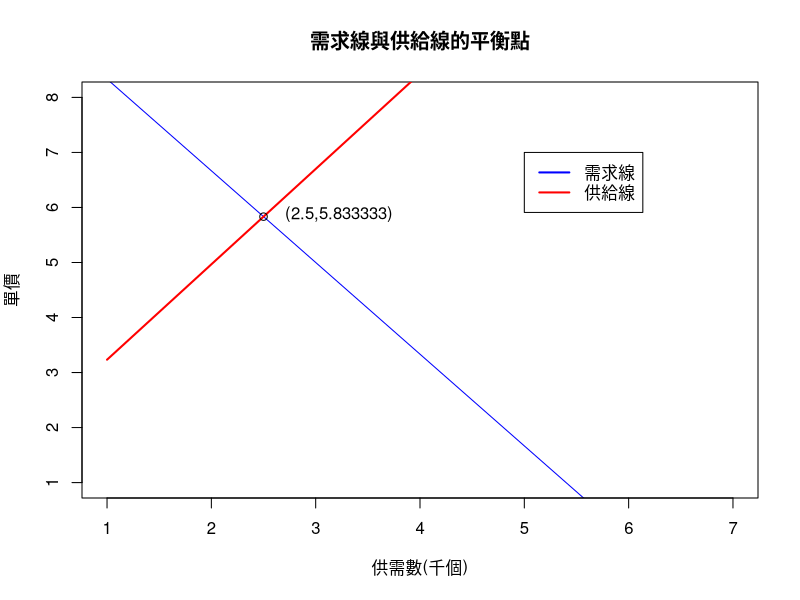

The R source for this figure:
A <- matrix(  # 產生矩陣物件函式
  c(5,3,      # 需求方程式各係數
    52,-30    # 供給方程式各係數
  ),
  nrow = 2,   # 依序排兩列之矩陣
  byrow=TRUE  # 依列排滿換列之順序
)
B <- matrix(  # 同上
  c(30,-45),  # 矩陣代表式AX=B 之rhs(right hand side)
  ncol=1      # 依序排一行之矩陣
)
print(inverse.A <-solve(A)) # 用solve函式解A反矩陣並印出
(X <- inverse.A %*% B) # A反矩陣與B矩陣相乘算出X

### 5x +3p -30=0       需求線(x為需求數)
### 52x-30p+45=0       供給線(x為供給數)
x<-1:10           # 需求數(千個)
d<-(30-5*x)/3     # 需求線上單價
plot(                  # 使用內建函式plot 繪製本例之需求線
  x=x,                 # x軸為需求數
  y=d,                 # y軸單價
  type='l',            # 指定繪線圖
  xlab="供需數(千個)", # x軸標籤
  ylab="單價",         # y軸標籤 
  xlim=c(1,7),         # x軸限制刻度
  ylim=c(1,8),         # y軸限制刻度
  col='blue',          # 線圖顏色
  main="需求線與供給線的平衡點" # 圖標題
)
s<-(52*x+45)/30        # 供給線上單價
lines(                 # 繪製本例之供給線(疊加其上)
  x=x,                 # x軸為需求數
  y=s,                 # y軸單價
  col="red",           # 線之顏色
  lwd=2                # 線之粗細
)
points(                # 繪製本例供需平衡點X
  x=X[1],              # x軸為需求數
  y=X[2]               # 單價
)
legend(                  # 繪製圖例
  5,                     # 左上角在x軸位置
  7,                     # 左上角在y軸位置
  c("需求線","供給線"),  # 圖例說明
  lwd=c(2,2),            # 圖例線寬
  col=c("blue","red"),   # 圖例顏色
  y.intersp=1            # 圖例高度
)
text(                       # 將plot繪出的圖疊加文字
  x=X[1],                   # 文字對應x軸位置 
  y=X[2],                   # 文字對應y軸位置
  adj=c(-0.2,0.2),
  paste0(                   # paste將參數轉換為字符串，並將其連接
    '(',X[1],',',round(X[2],6),')')  # 文字內容
)
#################end of 1_1.R####################